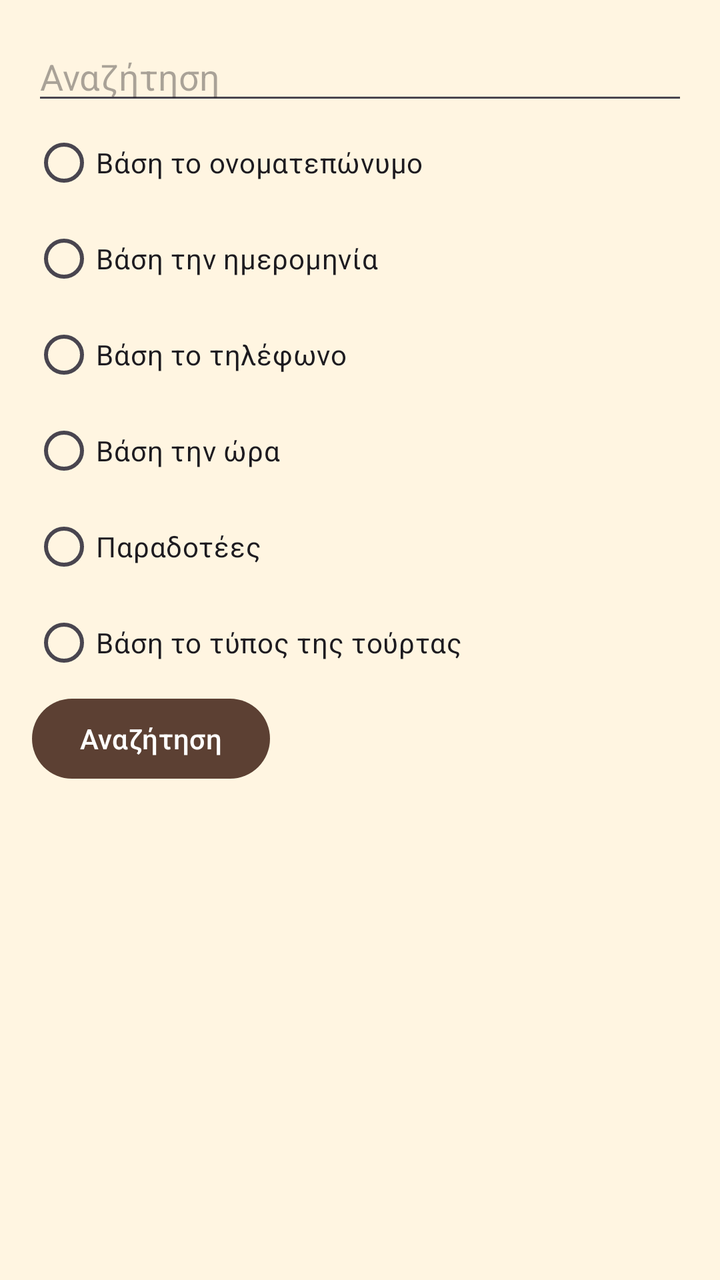
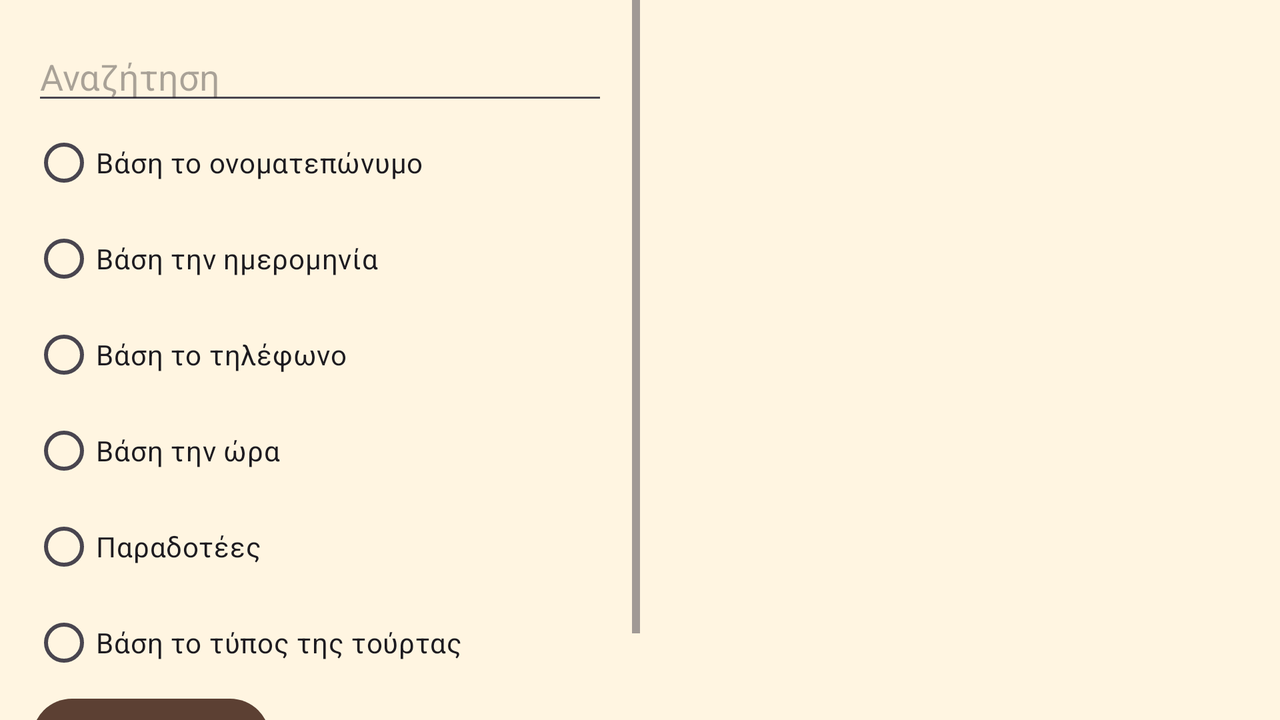

Compare how this app lays out the same screen by default and in its alternative resource folder. The renders come first, then the two layout files and the values they reference.
<!-- AndroidManifest.xml: application theme Theme.MyApplicationTest -->
<!-- res/layout/search_cake.xml -->
<?xml version="1.0" encoding="utf-8"?>
<androidx.constraintlayout.widget.ConstraintLayout xmlns:android="http://schemas.android.com/apk/res/android"
    android:layout_width="match_parent"
    android:layout_height="match_parent">


    <LinearLayout
        android:orientation="vertical"
        android:padding="16dp"
        android:layout_width="match_parent"
        android:layout_height="match_parent">

        <EditText
            android:id="@+id/editTextQuery"
            android:hint="Αναζήτηση"
            android:layout_width="match_parent"
            android:layout_height="wrap_content"/>

        <RadioGroup
            android:id="@+id/radioGroup"
            android:orientation="vertical"
            android:layout_width="wrap_content"
            android:layout_height="wrap_content">

            <RadioButton
                android:id="@+id/radioByName"
                android:text="Βάση το ονοματεπώνυμο"
                android:layout_height="wrap_content"
                android:layout_width="wrap_content"
                />
            <RadioButton
                android:id="@+id/radioByDay"
                android:text="Βάση την ημερομηνία"
                android:layout_height="wrap_content"
                android:layout_width="wrap_content"
                />
            <RadioButton
                android:id="@+id/radioByPhone"
                android:text="Βάση το τηλέφωνο"
                android:layout_height="wrap_content"
                android:layout_width="wrap_content"
                />
            <RadioButton
                android:id="@+id/radioByTime"
                android:layout_width="wrap_content"
                android:layout_height="wrap_content"
                android:text="Βάση την ώρα" />

            <RadioButton
                android:id="@+id/radioChecked"
                android:layout_width="wrap_content"
                android:layout_height="wrap_content"
                android:text="Παραδοτέες" />

            <RadioButton
                android:id="@+id/radioByType"
                android:layout_width="wrap_content"
                android:layout_height="wrap_content"
                android:text="Βάση το τύπος της τούρτας " />
        </RadioGroup>

        <Button
            android:id="@+id/btnSearch"
            android:text="Αναζήτηση"
            android:layout_width="wrap_content"
            android:layout_height="wrap_content"/>

        <androidx.recyclerview.widget.RecyclerView
            android:id="@+id/resultsRecyclerView"
            android:layout_width="match_parent"
            android:layout_height="0dp"
            android:layout_weight="1"/>
    </LinearLayout>

</androidx.constraintlayout.widget.ConstraintLayout>
<!-- resources referenced by this layout -->
<resources>
  <style name="Theme.MyApplicationTest" parent="Theme.Material3.DayNight.NoActionBar">
          
          <item name="colorPrimary">@color/colorPrimary</item>
          <item name="colorOnPrimary">@color/colorOnPrimary</item>
  
          
          <item name="colorSecondary">@color/colorSecondary</item>
          <item name="colorOnSecondary">@color/colorOnSecondary</item>
  
          
          <item name="colorSurface">@color/colorSurface</item>
  
          
          <item name="android:textColorPrimary">@color/colorText</item>
  
          
          <item name="android:statusBarColor">@color/colorPrimary</item>
          <item name="android:navigationBarColor">@color/colorPrimary</item>
  
          <item name="android:colorBackground">@color/colorBackground</item>
      </style>
  <color name="colorPrimary">#5C4033</color>
  <color name="colorOnPrimary">#FFFFFF</color>
  <color name="colorSecondary">#5C4033</color>
  <color name="colorOnSecondary">#333333</color>
  <color name="colorSurface">#FFFFFF</color>
  <color name="colorText">#2B2B2B</color>
  <color name="colorBackground">#FFF5E1</color>
</resources>
<!-- res/layout-land/search_cake.xml (the repository's variant of the layout above) -->
<!-- drawn on the phone turned sideways -->
<?xml version="1.0" encoding="utf-8"?>
<LinearLayout xmlns:android="http://schemas.android.com/apk/res/android"
    android:layout_width="match_parent"
    android:layout_height="match_parent"
    android:orientation="horizontal">

    
    <ScrollView
        android:layout_width="0dp"
        android:layout_height="match_parent"
        android:layout_weight="1">

        <LinearLayout
            android:orientation="vertical"
            android:padding="16dp"
            android:layout_width="match_parent"
            android:layout_height="wrap_content">

            <EditText
                android:id="@+id/editTextQuery"
                android:hint="Αναζήτηση"
                android:layout_width="match_parent"
                android:layout_height="wrap_content"/>

            <RadioGroup
                android:id="@+id/radioGroup"
                android:orientation="vertical"
                android:layout_width="wrap_content"
                android:layout_height="wrap_content">

                <RadioButton
                    android:id="@+id/radioByName"
                    android:text="Βάση το ονοματεπώνυμο"
                    android:layout_width="wrap_content"
                    android:layout_height="wrap_content"/>

                <RadioButton
                    android:id="@+id/radioByDay"
                    android:text="Βάση την ημερομηνία"
                    android:layout_width="wrap_content"
                    android:layout_height="wrap_content"/>

                <RadioButton
                    android:id="@+id/radioByPhone"
                    android:text="Βάση το τηλέφωνο"
                    android:layout_width="wrap_content"
                    android:layout_height="wrap_content"/>

                <RadioButton
                    android:id="@+id/radioByTime"
                    android:text="Βάση την ώρα"
                    android:layout_width="wrap_content"
                    android:layout_height="wrap_content"/>

                <RadioButton
                    android:id="@+id/radioChecked"
                    android:text="Παραδοτέες"
                    android:layout_width="wrap_content"
                    android:layout_height="wrap_content"/>

                <RadioButton
                    android:id="@+id/radioByType"
                    android:text="Βάση το τύπος της τούρτας "
                    android:layout_width="wrap_content"
                    android:layout_height="wrap_content"/>
            </RadioGroup>

            <Button
                android:id="@+id/btnSearch"
                android:text="Αναζήτηση"
                android:layout_width="wrap_content"
                android:layout_height="wrap_content"/>
        </LinearLayout>
    </ScrollView>

    
    <androidx.recyclerview.widget.RecyclerView
        android:id="@+id/resultsRecyclerView"
        android:layout_width="0dp"
        android:layout_height="match_parent"
        android:layout_weight="1"/>
</LinearLayout>
